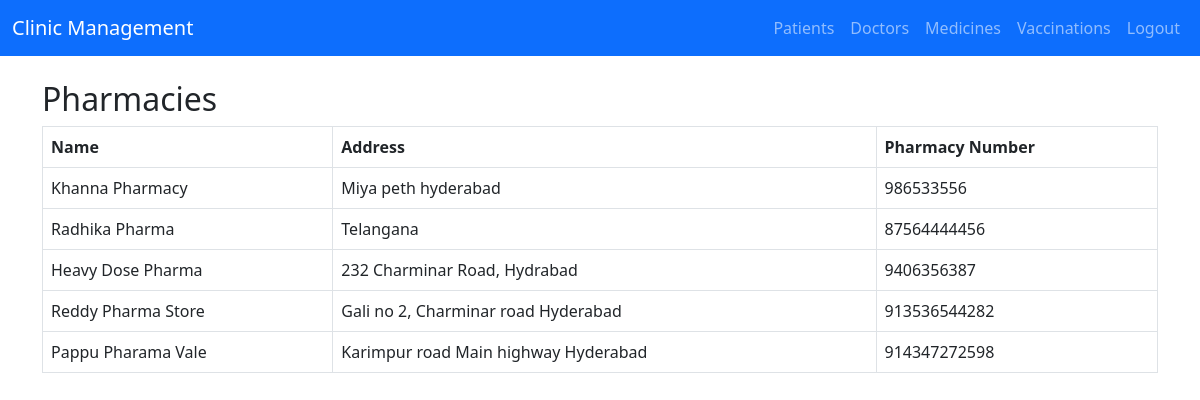
Page /pharmacies/ (signed in) on the committed database.
### clinic/models.py (models this page shows, shortened)
class Pharmacy(models.Model):
    pharmacy_id = models.AutoField(primary_key=True)
    pharmacy_name = models.CharField(max_length=100)
    pharmacy_number = models.CharField(max_length=15)
    address = models.TextField()

### clinic/views.py (the view)
# urls.py: path('pharmacies/', views.list_pharmacies, name='list_pharmacies'),
@login_required
def list_pharmacies(request):
    pharmacies = Pharmacy.objects.all()
    return render(request, 'clinic_management/pharmacies.html', {'pharmacies': pharmacies})

### clinic/Templates/clinic_management/pharmacies.html
{% extends 'clinic_management/base.html' %}
{% block content %}
<h2>Pharmacies</h2>
<table class="table table-bordered">
    <thead>
        <tr>
            <th>Name</th>
            <th>Address</th>
            <th>Pharmacy Number</th>
        </tr>
    </thead>
    <tbody>
        {% for pharmacy in pharmacies %}
        <tr>
            <td>{{ pharmacy.pharmacy_name }}</td>
            <td>{{ pharmacy.address }}</td>
            <td>{{ pharmacy.pharmacy_number}}</td>
        </tr>
        {% endfor %}
    </tbody>
</table>
{% endblock %}

### rows in the picture
Pharmacy: pharmacy_name "Khanna Pharmacy", address "Miya peth hyderabad", pharmacy_number "986533556"
Pharmacy: pharmacy_name "Radhika Pharma", address "Telangana", pharmacy_number "87564444456"
Pharmacy: pharmacy_name "Heavy Dose Pharma", address "232 Charminar Road, Hydrabad", pharmacy_number "9406356387"
Pharmacy: pharmacy_name "Reddy Pharma Store", address "Gali no 2, Charminar road Hyderabad", pharmacy_number "913536544282"
Pharmacy: pharmacy_name "Pappu Pharama Vale", address "Karimpur road Main highway Hyderabad", pharmacy_number "914347272598"
